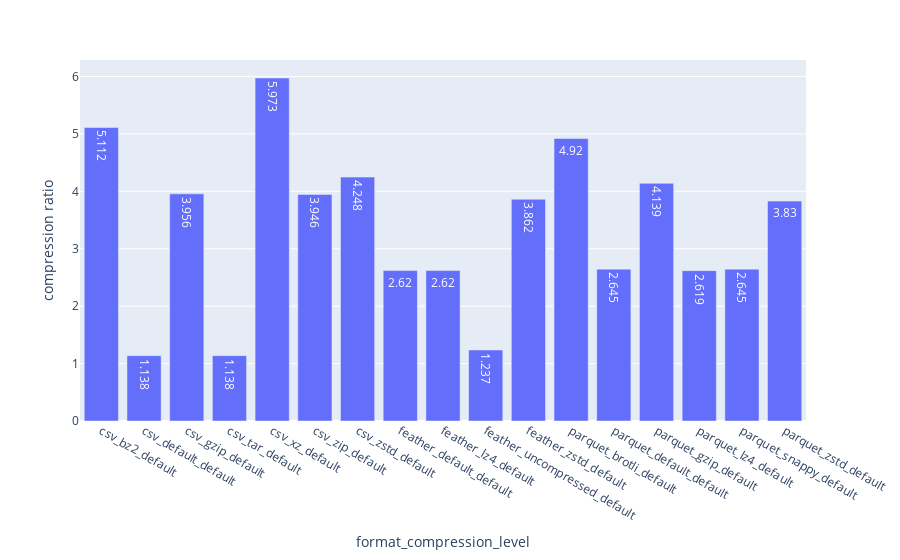

Notebook code for this chart:
### Code cell
fig = px.bar(df_default_cl, x="method_compression_with_level", y="comp_ratio", text_auto=True,
             labels={"comp_ratio": "compression ratio",
                     "method_compression_with_level": "format_compression_level"},)
fig.show()
fig.write_image("./plots/pandas_ff_bar_comp_ratio.svg")

### Figure 1 — Plotly figure (JSON) as saved in the notebook; plotly's stock layout.template omitted (floating-point values rounded to 4 significant figures)
{"data": [{"alignmentgroup": "True", "hovertemplate": "format_compression_level=%{x}<br>compression ratio=%{y}<extra></extra>", "legendgroup": "", "marker": {"color": "#636efa", "pattern": {"shape": ""}}, "name": "", "offsetgroup": "", "orientation": "v", "showlegend": false, "textposition": "auto", "texttemplate": "%{y}", "type": "bar", "x": ["csv_bz2_default", "csv_default_default", "csv_gzip_default", "csv_tar_default", "csv_xz_default", "csv_zip_default", "csv_zstd_default", "feather_default_default", "feather_lz4_default", "feather_uncompressed_default", "feather_zstd_default", "parquet_brotli_default", "parquet_default_default", "parquet_gzip_default", "parquet_lz4_default", "parquet_snappy_default", "parquet_zstd_default"], "xaxis": "x", "y": [5.112, 1.138, 3.956, 1.138, 5.973, 3.946, 4.248, 2.62, 2.62, 1.237, 3.862, 4.92, 2.645, 4.139, 2.619, 2.645, 3.83], "yaxis": "y"}], "layout": {"barmode": "relative", "legend": {"tracegroupgap": 0}, "margin": {"t": 60}, "xaxis": {"anchor": "y", "domain": [0, 1], "title": {"text": "format_compression_level"}}, "yaxis": {"anchor": "x", "domain": [0, 1], "title": {"text": "compression ratio"}}}}
